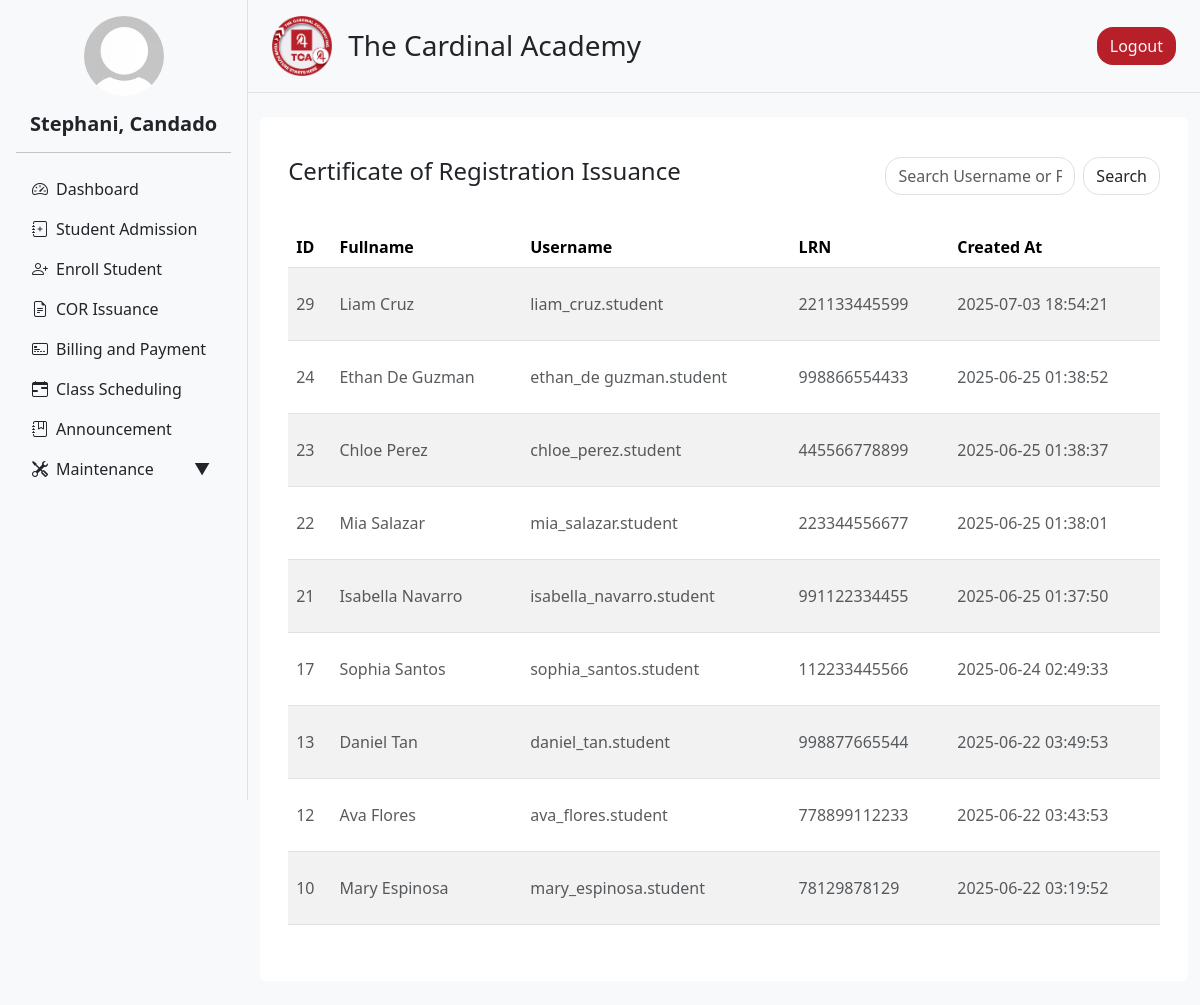
/admin/cor_issuance.php (signed in), run on the app's committed database.
### tables this page shows
CREATE TABLE `users` (
  `user_id` int(11) NOT NULL,
  `acc_type` enum('admin','teacher','parent','student') NOT NULL,
  `username` varchar(50) NOT NULL,
  `email` varchar(100) NOT NULL,
  `password` varchar(255) NOT NULL,
  `first_name` varchar(50) NOT NULL,
  `last_name` varchar(50) NOT NULL,
  `gender` enum('male','female','other') DEFAULT NULL,
  `birthdate` date DEFAULT NULL,
  `phone_number` varchar(20) DEFAULT NULL,
  `address` text DEFAULT NULL,
  `created_at` timestamp NOT NULL DEFAULT current_timestamp(),
  `updated_at` timestamp NOT NULL DEFAULT current_timestamp() ON UPDATE current_timestamp(),
  `profile` varchar(255) NOT NULL,
  `rfid` int(100) DEFAULT NULL,
  `enroll_id` int(11) NOT NULL,
  `acc_status` varchar(100) NOT NULL DEFAULT 'active',
  `subject` varchar(1000) DEFAULT NULL,
  `section_id` int(100) DEFAULT NULL
);

CREATE TABLE `enroll_form` (
  `id` int(11) NOT NULL,
  `lrn` varchar(20) DEFAULT NULL,
  `firstname` varchar(100) DEFAULT NULL,
  `middlename` varchar(100) DEFAULT NULL,
  `lastname` varchar(100) DEFAULT NULL,
  `status` varchar(50) DEFAULT NULL,
  `gender` varchar(10) DEFAULT NULL,
  `grade_level` varchar(20) DEFAULT NULL,
  `profile_picture` varchar(255) DEFAULT NULL,
  `birthday` date DEFAULT NULL,
  `religion` varchar(100) DEFAULT NULL,
  `place_of_birth` varchar(255) DEFAULT NULL,
  `age` int(11) DEFAULT NULL,
  `residential_address` varchar(255) DEFAULT NULL,
  `region` varchar(100) DEFAULT NULL,
  `province` varchar(100) DEFAULT NULL,
  `municipal` varchar(100) DEFAULT NULL,
  `barangay` varchar(100) DEFAULT NULL,
  `father_name` varchar(100) DEFAULT NULL,
  `father_occupation` varchar(100) DEFAULT NULL,
  `father_contact` varchar(20) DEFAULT NULL,
  `mother_name` varchar(100) DEFAULT NULL,
  `mother_occupation` varchar(100) DEFAULT NULL,
  `mother_contact` varchar(20) DEFAULT NULL,
  `guardian_name` varchar(100) DEFAULT NULL,
  `guardian_occupation` varchar(100) DEFAULT NULL,
  `guardian_contact` varchar(20) DEFAULT NULL,
  `admission_status` varchar(50) DEFAULT NULL,
  `que_code` varchar(100) DEFAULT NULL,
  `email` varchar(100) DEFAULT NULL,
  `facebook` varchar(100) DEFAULT NULL,
  `admission_date` datetime DEFAULT current_timestamp(),
  `payment_plan` varchar(50) DEFAULT NULL,
  `downpayment` double DEFAULT NULL,
  `tuition_fee` double DEFAULT NULL,
  `miscellaneous` double DEFAULT NULL,
  `discount_type` varchar(100) DEFAULT NULL,
  `discount` double DEFAULT NULL,
  `discount_value` double DEFAULT NULL
);

### admin/user_info.php (called while the page is built, shortened)
<?php
include '../db_connection.php';
function getUserInfo() {
    global $conn;
    $user_id = $_SESSION['user_id'];
    $sql = "SELECT first_name, last_name, profile FROM users WHERE user_id = ?";
    $stmt = $conn->prepare($sql);
    $stmt->bind_param("i", $user_id);
    $stmt->execute();
    $result = $stmt->get_result();
    $user = $result->fetch_assoc();
    $full_name = htmlspecialchars($user['first_name'] . ', ' . $user['last_name']);
    $profile_image = !empty($user['profile'])
        ? '../static/uploads/' . htmlspecialchars($user['profile'])
        : '../static/uploads/default_profile.jpg';
    return [
        'full_name' => $full_name,
        'profile_image' => $profile_image
    ];
}
?>

### admin/cor_issuance.php (the view, shortened to what this page needs)
<?php
include '../db_connection.php';
$limit  = 10;
$page   = isset($_GET['page']) && is_numeric($_GET['page']) ? (int) $_GET['page'] : 1;
$search = isset($_GET['search']) ? trim($_GET['search']) : '';
$offset = ($page - 1) * $limit;
$searchEsc = mysqli_real_escape_string($conn, $search);
$query = "
    SELECT
        users.user_id,
        CONCAT(users.first_name, ' ', users.last_name) AS fullname,
        users.username,
        users.created_at,
        users.enroll_id,
        users.section_id,
        users.email,
        enroll_form.lrn,
        enroll_form.payment_plan,
        enroll_form.downpayment,
        enroll_form.tuition_fee,
        enroll_form.miscellaneous,
        enroll_form.discount
    FROM users
    JOIN enroll_form ON users.enroll_id = enroll_form.id
    WHERE users.acc_type = 'student'
      AND users.section_id IS NOT NULL
      AND (
          users.username LIKE '%$searchEsc%'
          OR CONCAT(users.first_name, ' ', users.last_name) LIKE '%$searchEsc%'
      )
    ORDER BY users.created_at DESC
    LIMIT $limit OFFSET $offset
";
$result = mysqli_query($conn, $query);
?>
<!DOCTYPE html>
<html lang="en">
<head>
  <?php include 'header.php'; ?>
</head>
<body>
<div class="d-flex flex-row bg-light">
  <?php include 'navigation.php'; ?>
  <div class="content flex-grow-1">
    <?php include 'nav_top.php'; ?>
    <div class="container my-4">
      <div class="row g-4">
        <div class="col-12">
          <div class="rounded p-3 bg-white">
            <div class="container my-4">
              <div class="row mb-3">
                <div class="col-12 col-md-8">
                  <h4>Certificate of Registration Issuance</h4>
                </div>
                <div class="col-12 col-md-4">
                  <form method="GET" action="">
                    <div class="input-group">
                      <input class="form-control rounded rounded-4" type="text" name="search" value="<?= htmlspecialchars($search) ?>" placeholder="Search Username or Fullname">
                      <button class="btn border ms-2 rounded rounded-4" type="submit">Search</button>
                    </div>
                  </form>
                </div>
                <div class="col-12 pt-3">
                </div>
              </div>
              <div class="table-responsive">
                <table class="table table-striped table-hover" style="cursor: pointer">
                  <thead>
                    <tr>
                      <th>ID</th>
                      <th>Fullname</th>
                      <th>Username</th>
                      <th>LRN</th>
                      <th>Created At</th>
                    </tr>
                  </thead>
                  <tbody>
                    <?php if (mysqli_num_rows($result) > 0): ?>
                      <?php while ($row = mysqli_fetch_assoc($result)): ?>
                       <tr class="clickable-row"
                          data-id="<?= $row['section_id'] ?>"
                          data-email="<?= $row['email'] ?>"
                          data-fullname="<?= htmlspecialchars($row['fullname'], ENT_QUOTES) ?>"
                          data-lrn="<?= htmlspecialchars($row['lrn'], ENT_QUOTES) ?>"
                          data-payment_plan="<?= htmlspecialchars($row['payment_plan'], ENT_QUOTES) ?>"
                          data-downpayment="<?= htmlspecialchars($row['downpayment'], ENT_QUOTES) ?>"
                          data-tuition_fee="<?= htmlspecialchars($row['tuition_fee'], ENT_QUOTES) ?>"
                          data-miscellaneous="<?= htmlspecialchars($row['miscellaneous'], ENT_QUOTES) ?>"
                          data-discount="<?= htmlspecialchars($row['discount'], ENT_QUOTES) ?>">
                          <td><p class="text-muted pt-3 pb-3 mb-0"><?= htmlspecialchars($row['user_id']) ?></p></td>
                          <td><p class="text-muted pt-3 pb-3 mb-0"><?= htmlspecialchars($row['fullname']) ?></p></td>
                          <td><p class="text-muted pt-3 pb-3 mb-0"><?= htmlspecialchars($row['username']) ?></p></td>
                          <td><p class="text-muted pt-3 pb-3 mb-0"><?= htmlspecialchars($row['lrn']) ?></p></td>
                          <td><p class="text-muted pt-3 pb-3 mb-0"><?= htmlspecialchars($row['created_at']) ?></p></td>
                        </tr>
                      <?php endwhile; ?>
                    <?php else: ?>
                      <tr>
                        <td colspan="5"><p class="text-muted text-center pt-3 pb-3 mb-0">No student data available</p></td>
                      </tr>
                    <?php endif; ?>
                  </tbody>
                </table>
              </div>
            </div>
          </div>
        </div>
      </div>
    </div>
  </div>
</div>
</body>
</html>

### static/css/styles.css (style rules this page uses)
.content { width: 80%; }

### static/css/landing.css (style rules this page uses)
body { margin: 0; padding: 0; height: 100%; }

### data on the page
users: user_id "29", fullname "Liam Cruz", username "liam_cruz.student", enroll_form.lrn "221133445599", created_at "2025-07-03 18:54:21"
users: user_id "24", fullname "Ethan De Guzman", username "ethan_de guzman.student", enroll_form.lrn "998866554433", created_at "2025-06-25 01:38:52"
users: user_id "23", fullname "Chloe Perez", username "chloe_perez.student", enroll_form.lrn "445566778899", created_at "2025-06-25 01:38:37"
users: user_id "22", fullname "Mia Salazar", username "mia_salazar.student", enroll_form.lrn "223344556677", created_at "2025-06-25 01:38:01"
users: user_id "21", fullname "Isabella Navarro", username "isabella_navarro.student", enroll_form.lrn "991122334455", created_at "2025-06-25 01:37:50"
users: user_id "17", fullname "Sophia Santos", username "sophia_santos.student", enroll_form.lrn "112233445566", created_at "2025-06-24 02:49:33"
users: user_id "13", fullname "Daniel Tan", username "daniel_tan.student", enroll_form.lrn "998877665544", created_at "2025-06-22 03:49:53"
users: user_id "12", fullname "Ava Flores", username "ava_flores.student", enroll_form.lrn "778899112233", created_at "2025-06-22 03:43:53"
users: user_id "10", fullname "Mary Espinosa", username "mary_espinosa.student", enroll_form.lrn "78129878129", created_at "2025-06-22 03:19:52"

### other printed values
$full_name "Stephani, Candado"
